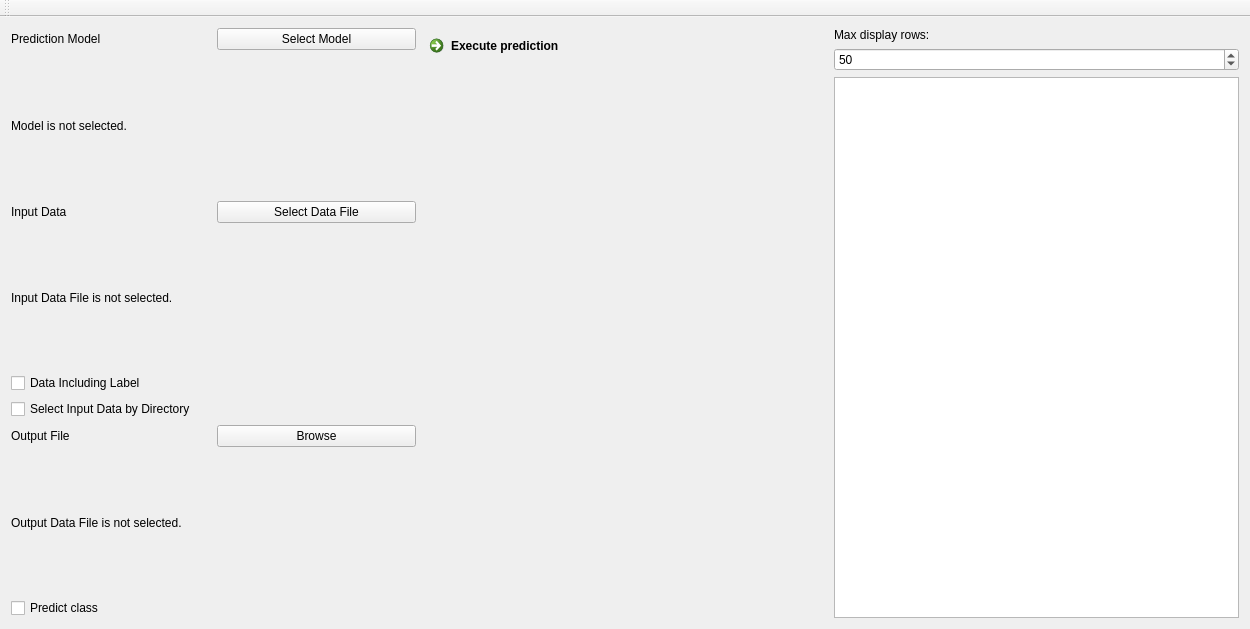
<?xml version="1.0" encoding="UTF-8"?>
<ui version="4.0">
 <class>PredictionWindow</class>
 <widget class="QMainWindow" name="PredictionWindow">
  <property name="geometry">
   <rect>
    <x>0</x>
    <y>0</y>
    <width>1250</width>
    <height>629</height>
   </rect>
  </property>
  <property name="minimumSize">
   <size>
    <width>300</width>
    <height>300</height>
   </size>
  </property>
  <property name="windowTitle">
   <string>Do Prediction</string>
  </property>
  <widget class="QWidget" name="prediction_widget">
   <layout class="QGridLayout" name="gridLayout">
    <item row="0" column="2">
     <layout class="QVBoxLayout" name="verticalLayout_5">
      <property name="sizeConstraint">
       <enum>QLayout::SetFixedSize</enum>
      </property>
      <item>
       <widget class="QLabel" name="label">
        <property name="sizePolicy">
         <sizepolicy hsizetype="Minimum" vsizetype="Minimum">
          <horstretch>0</horstretch>
          <verstretch>0</verstretch>
         </sizepolicy>
        </property>
        <property name="text">
         <string>Max display rows:</string>
        </property>
       </widget>
      </item>
      <item>
       <widget class="QSpinBox" name="max_disp_rows">
        <property name="value">
         <number>50</number>
        </property>
       </widget>
      </item>
      <item>
       <widget class="QTableView" name="result_table">
        <property name="sizePolicy">
         <sizepolicy hsizetype="Minimum" vsizetype="Expanding">
          <horstretch>0</horstretch>
          <verstretch>0</verstretch>
         </sizepolicy>
        </property>
        <property name="minimumSize">
         <size>
          <width>2</width>
          <height>2</height>
         </size>
        </property>
        <property name="maximumSize">
         <size>
          <width>16777215</width>
          <height>16777215</height>
         </size>
        </property>
       </widget>
      </item>
     </layout>
    </item>
    <item row="0" column="0">
     <layout class="QVBoxLayout" name="verticalLayout_6">
      <property name="sizeConstraint">
       <enum>QLayout::SetFixedSize</enum>
      </property>
      <item>
       <layout class="QHBoxLayout" name="horizontalLayout">
        <item>
         <widget class="QLabel" name="label_5">
          <property name="text">
           <string>Prediction Model</string>
          </property>
         </widget>
        </item>
        <item>
         <widget class="QPushButton" name="model_sel_button">
          <property name="text">
           <string>Select Model</string>
          </property>
         </widget>
        </item>
       </layout>
      </item>
      <item>
       <widget class="QLabel" name="model_name">
        <property name="text">
         <string>Model is not selected.</string>
        </property>
       </widget>
      </item>
      <item>
       <layout class="QHBoxLayout" name="horizontalLayout_2">
        <item>
         <widget class="QLabel" name="label_6">
          <property name="text">
           <string>Input Data</string>
          </property>
         </widget>
        </item>
        <item>
         <widget class="QPushButton" name="input_sel_button">
          <property name="enabled">
           <bool>true</bool>
          </property>
          <property name="text">
           <string>Select Data File</string>
          </property>
         </widget>
        </item>
       </layout>
      </item>
      <item>
       <widget class="QLabel" name="input_data_name">
        <property name="text">
         <string>Input Data File is not selected.</string>
        </property>
       </widget>
      </item>
      <item>
       <widget class="QCheckBox" name="including_label">
        <property name="text">
         <string>Data Including Label</string>
        </property>
       </widget>
      </item>
      <item>
       <widget class="QCheckBox" name="select_by_dir">
        <property name="enabled">
         <bool>true</bool>
        </property>
        <property name="text">
         <string>Select Input Data by Directory</string>
        </property>
       </widget>
      </item>
      <item>
       <layout class="QHBoxLayout" name="horizontalLayout_3">
        <item>
         <widget class="QLabel" name="label_7">
          <property name="text">
           <string>Output File</string>
          </property>
         </widget>
        </item>
        <item>
         <widget class="QPushButton" name="output_sel_button">
          <property name="text">
           <string>Browse</string>
          </property>
         </widget>
        </item>
       </layout>
      </item>
      <item>
       <widget class="QLabel" name="output_name">
        <property name="text">
         <string>Output Data File is not selected.</string>
        </property>
       </widget>
      </item>
      <item>
       <widget class="QCheckBox" name="classification">
        <property name="text">
         <string>Predict class</string>
        </property>
       </widget>
      </item>
     </layout>
    </item>
    <item row="0" column="1">
     <layout class="QVBoxLayout" name="verticalLayout">
      <item>
       <widget class="QCommandLinkButton" name="exe_button">
        <property name="text">
         <string>Execute prediction</string>
        </property>
       </widget>
      </item>
      <item>
       <widget class="QLabel" name="pred_progress">
        <property name="text">
         <string/>
        </property>
       </widget>
      </item>
     </layout>
    </item>
   </layout>
  </widget>
  <widget class="QMenuBar" name="menuBar">
   <property name="geometry">
    <rect>
     <x>0</x>
     <y>0</y>
     <width>1250</width>
     <height>25</height>
    </rect>
   </property>
  </widget>
  <widget class="QToolBar" name="toolBar">
   <property name="windowTitle">
    <string>toolBar</string>
   </property>
   <attribute name="toolBarArea">
    <enum>TopToolBarArea</enum>
   </attribute>
   <attribute name="toolBarBreak">
    <bool>false</bool>
   </attribute>
  </widget>
 </widget>
 <layoutdefault spacing="6" margin="11"/>
 <resources/>
 <connections/>
</ui>
